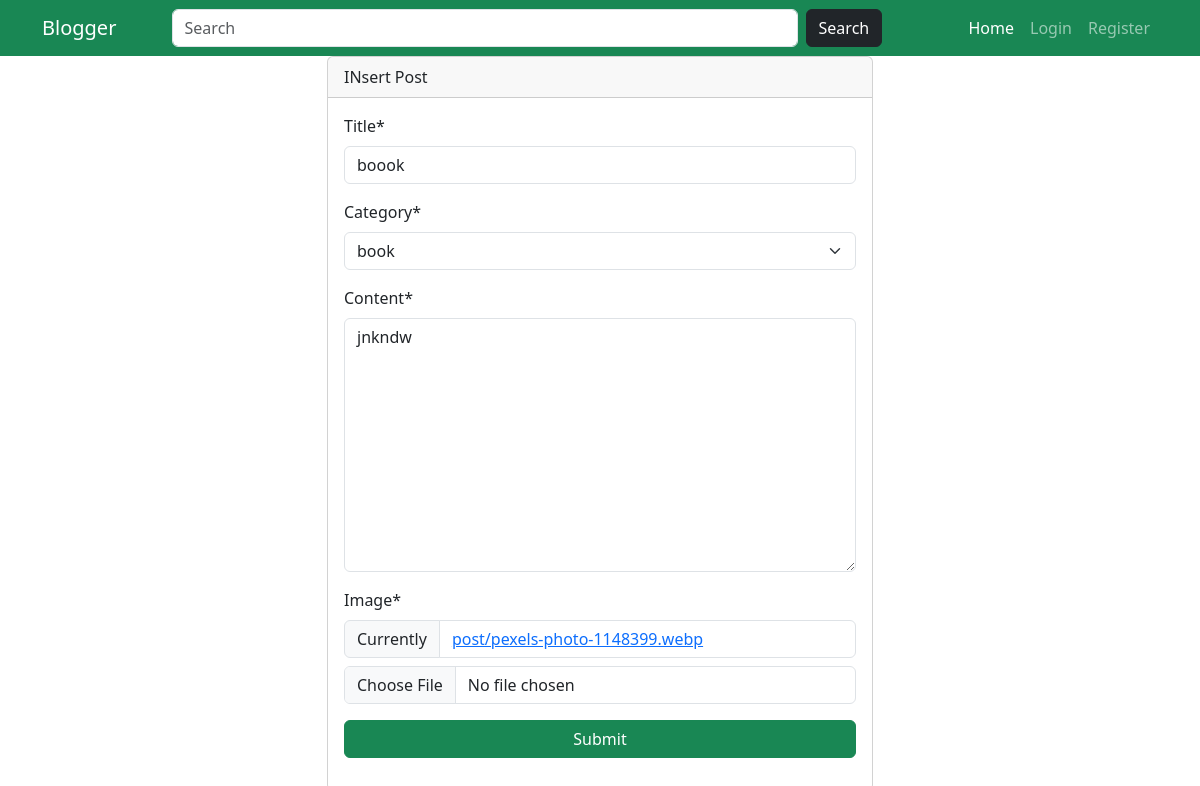
The app's page /edit/boook/ with its own data.
### cms/models.py (models this page shows, shortened)
class Post(models.Model):
    title = models.CharField(max_length=200,unique=True)
    category = models.ForeignKey(Category,on_delete=models.CASCADE)
    author = models.ForeignKey(User, on_delete=models.CASCADE)
    date = models.DateTimeField(auto_now=True)
    content = models.TextField()
    image = models.ImageField(upload_to="post/")
    slug = models.CharField(max_length=200, unique=True)

### cms/views.py (the view)
# urls.py: path("edit/<slug>/",editNews, name="editNews"),
def editNews(r,slug):
    post = Post.objects.get(slug=slug)
    form = PostForm(r.POST or None, r.FILES or None, instance=post)
    data = {
        "form":form,
        "category":Category.objects.all()
    }
    if r.method == "POST":
        formData = form.save(commit=False)
        formData.author = r.user
        formData.save()
        return redirect(home)
    return render(r, "insert.html",data)

### cms/forms.py
class PostForm(ModelForm):
    class Meta:
        model = Post
        exclude = ("author","date","slug")

### cms/models.py (called while the page is built)
    def __str__(self):
        return self.cat_title

### templates/insert.html (shortened to what this page needs)
{% extends 'base.html' %}
{% load crispy_forms_tags %}
{% block content %}
    <div class="container">
        <div class="row">
            <div class="col-6 mx-auto">
                <div class="card">
                    <div class="card-header">INsert Post</div>
                    <div class="card-body">
                        <form action="" method="post" enctype="multipart/form-data">
                            {{ form|crispy}}
                            <div class="mb-3">
                                <input type="submit" class="btn btn-success w-100">
                            </div>
                        </form>
                    </div>
                </div>
            </div>
        </div>
    </div>
{% endblock content %}

### records on screen
Post: title "boook", category "book", content "jnkndw"
